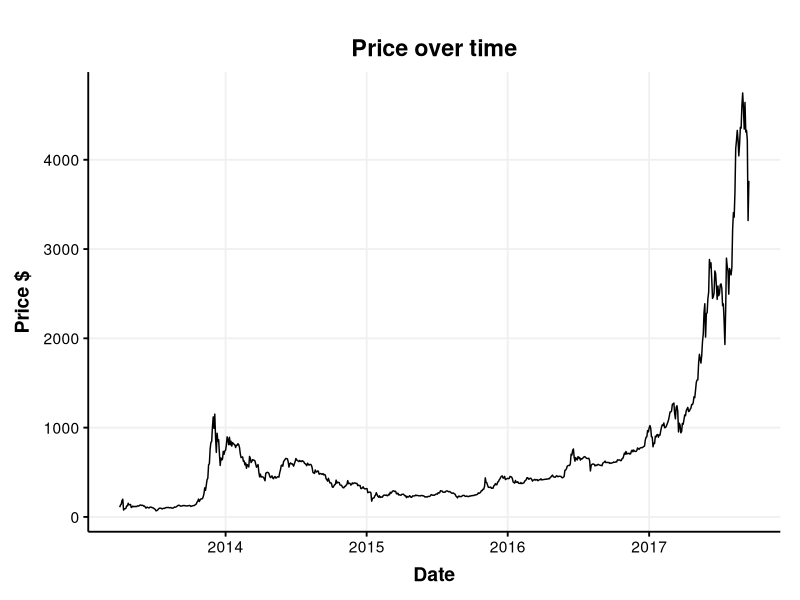
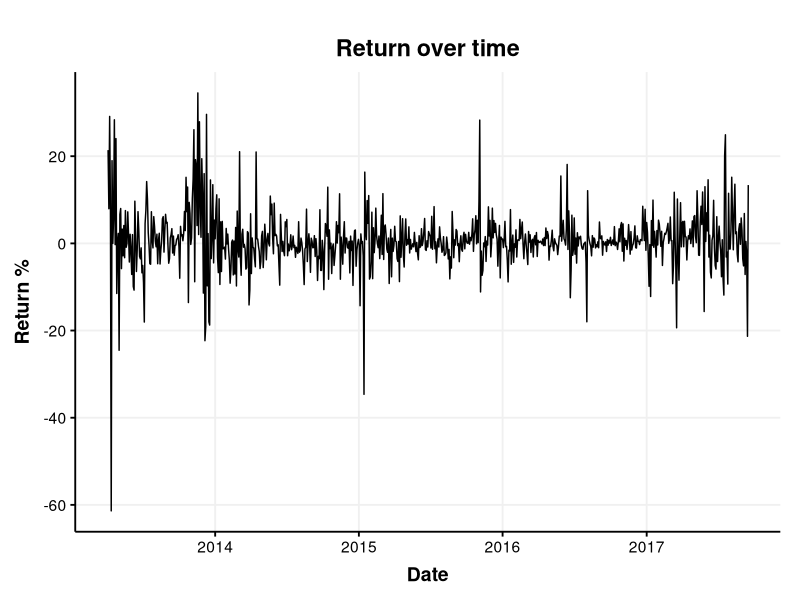
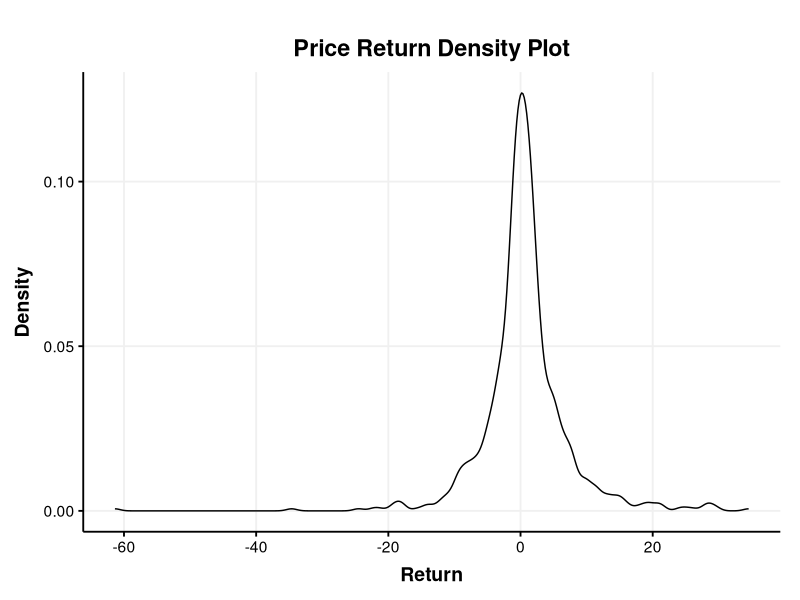
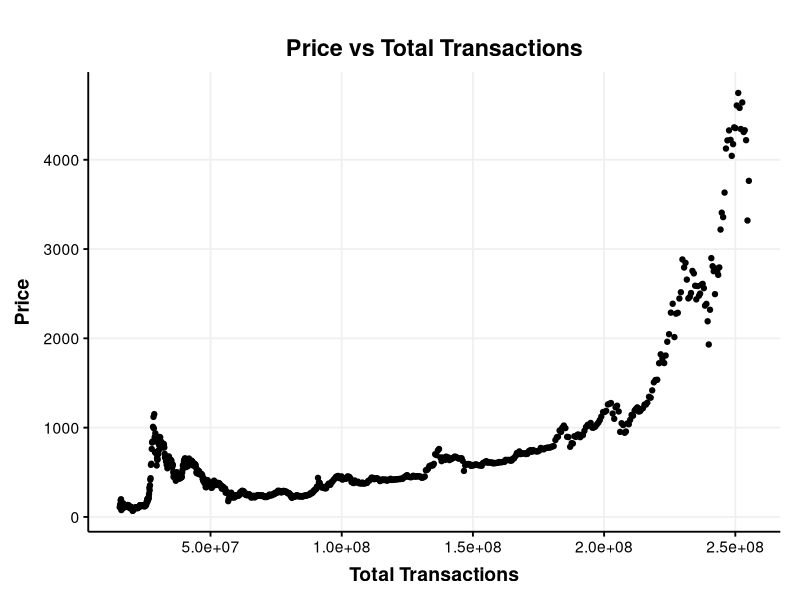

The R script that drew these images, in order:
## ---- chunk 1
knitr::opts_chunk$set(echo = TRUE)


library(knitr)
library(ggplot2)
library(dplyr)
library(ggthemes)
library(readr)
library(lubridate)
library(tidyr)
library(reshape2)



#load the dataset
bitcoin_dataset <- read.csv('bitcoin_dataset.csv')

#change data (imported manually) into tbl
data <-tbl_df(bitcoin_dataset)

#Covert date string to Date type
data <-mutate(data,Date =as.Date(Date,format='%m/%d/%Y' ))

#subset data: only use data from Apri1 1st, 2013
btc_data <- data[776:nrow(data),]
View(btc_data)

#Plot theme ---- use '+theme_publicaton' with ggplot call
theme_Publication <- function(base_size=14, base_family="sans") {
  library(grid)
  library(ggthemes)
  (theme_foundation(base_size=base_size, base_family=base_family)
    + theme(plot.title = element_text(face = "bold",
                                      size = rel(1.2), hjust = 0.5),
            text = element_text(),
            panel.background = element_rect(colour = NA),
            plot.background = element_rect(colour = NA),
            panel.border = element_rect(colour = NA),
            axis.title = element_text(face = "bold",size = rel(1)),
            axis.title.y = element_text(angle=90,vjust =2),
            axis.title.x = element_text(vjust = -0.2),
            axis.text = element_text(), 
            axis.line.x = element_line(colour="black"),
            axis.line.y = element_line(colour="black"),
            axis.ticks = element_line(),
            panel.grid.major = element_line(colour="#f0f0f0"),
            panel.grid.minor = element_blank(),
            legend.key = element_rect(colour = NA),
            legend.position = "bottom",
            legend.direction = "horizontal",
            legend.key.size= unit(0.2, "cm"),
            
            legend.title = element_text(face="italic"),
            plot.margin=unit(c(10,5,5,5),"mm"),
            strip.background=element_rect(colour="#f0f0f0",fill="#f0f0f0"),
            strip.text = element_text(face="bold")
    ))
  
}

#Data cycle 2

#change data (imported manually) into tbl
bitcoin <- tbl_df(bitcoin_dataset)

#Covert date string to Date type
bitcoin <- mutate(bitcoin, Date = as.Date(Date,format = '%m/%d/%Y'))
View(bitcoin)

#Calculate new variables for analysis, add this to bitcoin dataframe, 1. price return  called "btc_price_return" and 2. coin supply daily as "btc_daily_new_coins"
#New variables are calculated and added to the "bitcoin" dataframe 

bitcoin <- mutate(bitcoin, btc_price_return=(btc_market_price-lag(btc_market_price))/lag(btc_market_price)*100, btc_daily_new_coins=btc_total_bitcoins-lag(btc_total_bitcoins))

#View structure of new dataframe with new variables
str(bitcoin)

#Extract all useful columns from "bitcoin" dataframe for data analysis, place these new columns and with selected date periods into a dataframe called "bitcoin_variables"
bitcoin_variables <- bitcoin %>% 
  select("Date", "btc_market_price", "btc_price_return", "btc_total_bitcoins", "btc_daily_new_coins", "btc_n_transactions",
         "btc_n_transactions_total", "btc_n_transactions_excluding_popular", "btc_n_transactions_per_block",
         "btc_n_transactions_excluding_chains_longer_than_100", "btc_market_cap", 
         "btc_trade_volume", "btc_median_confirmation_time", "btc_hash_rate", "btc_output_volume",
         "btc_estimated_transaction_volume", "btc_estimated_transaction_volume_usd")%>%
  filter(Date >= "2013-04-02")
## ---- chunk 2

d1 <- data.frame("Name"=c('Date','btc_total_bitcoins','btc_market_price','btc_difficulty','btc_n_transactions_total','returns'),'Description'=c('Date of observation ','The total number of bitcoins that have already been mined','Average USD market price across major bitcoin exchanges','A relative measure of how difficult it is to find a new block','Total number of transactions','Returns on Bitcoin price'))
kable(d1, Caption = "Table 1")
## ---- chunk 3
d2 <- data.frame("Name"=c('JPYUSD','BGPUSD','EURUSD','goldprice'),'Description'=c('Japanese Yen in USD','Great British Pound in USD','Euro in USD','Gold price'))
kable(d2, Caption = "Table 2")
## ---- chunk 4
#Price over time
price_over_time<-ggplot(data=btc_data, aes(x=Date, y=btc_market_price ))+ 
  geom_line() +theme_Publication() +xlab("Date") +ylab("Price $")+ ggtitle('Price over time')
price_over_time

## ---- chunk 5
#return over time
btc_data <-mutate(btc_data,return = (btc_market_price-lag(btc_market_price))/lag(btc_market_price)*100)

return_over_time<-ggplot(data=btc_data, aes(x=Date, y=return))+ 
  geom_line() +theme_Publication() +xlab("Date") +ylab("Return %")+ ggtitle('Return over time')
return_over_time
## ---- chunk 6
#descriptive statistics of return 

d3 <- data.frame("Stat"=c('min','max','median','mean','variance','standard deviation'),'Value'=c('-61.37','34.51','0.43','0.68','44.97','6.71'))
kable(d3, Caption = "Table 3")

#return density plot
return_density_plot <- ggplot(btc_data,aes(x=return))+geom_density()+theme_Publication()+xlab('Return')+ylab('Density')+
  ggtitle('Price Return Density Plot')
return_density_plot


## ---- chunk 7
#scatter plot price vs total transactions
price_v_total_transactions <- ggplot(btc_data,aes(y=btc_market_price,x=btc_n_transactions_total))+geom_point()+theme_Publication()+xlab('Total Transactions')+ylab('Price')+ggtitle('Price vs Total Transactions')
price_v_total_transactions
